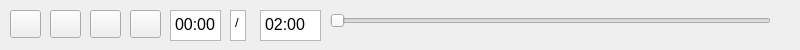
<?xml version="1.0" encoding="UTF-8"?>
<ui version="4.0">
 <class>ReplaySeekBar</class>
 <widget class="QWidget" name="ReplaySeekBar">
  <property name="geometry">
   <rect>
    <x>0</x>
    <y>0</y>
    <width>800</width>
    <height>50</height>
   </rect>
  </property>
  <property name="windowTitle">
   <string>ReplaySeekBar</string>
  </property>
  <widget class="QSlider" name="SeekBar">
   <property name="geometry">
    <rect>
     <x>330</x>
     <y>10</y>
     <width>441</width>
     <height>22</height>
    </rect>
   </property>
   <property name="orientation">
    <enum>Qt::Horizontal</enum>
   </property>
  </widget>
  <widget class="QPushButton" name="PlayPauseButton">
   <property name="geometry">
    <rect>
     <x>10</x>
     <y>10</y>
     <width>31</width>
     <height>28</height>
    </rect>
   </property>
   <property name="text">
    <string/>
   </property>
   <property name="icon">
    <iconset>
     <normaloff>../../media/icons/play.png</normaloff>
     <normalon>../../media/icons/pause.png</normalon>../../media/icons/play.png</iconset>
   </property>
  </widget>
  <widget class="QPushButton" name="StopButton">
   <property name="geometry">
    <rect>
     <x>50</x>
     <y>10</y>
     <width>31</width>
     <height>28</height>
    </rect>
   </property>
   <property name="text">
    <string/>
   </property>
   <property name="icon">
    <iconset>
     <normaloff>../../media/icons/play.png</normaloff>
     <normalon>../../media/icons/pause.png</normalon>../../media/icons/play.png</iconset>
   </property>
  </widget>
  <widget class="QPushButton" name="SkipBackButton">
   <property name="geometry">
    <rect>
     <x>90</x>
     <y>10</y>
     <width>31</width>
     <height>28</height>
    </rect>
   </property>
   <property name="text">
    <string/>
   </property>
   <property name="icon">
    <iconset>
     <normaloff>../../media/icons/play.png</normaloff>
     <normalon>../../media/icons/pause.png</normalon>../../media/icons/play.png</iconset>
   </property>
  </widget>
  <widget class="QPushButton" name="SkipForwardButton">
   <property name="geometry">
    <rect>
     <x>130</x>
     <y>10</y>
     <width>31</width>
     <height>28</height>
    </rect>
   </property>
   <property name="text">
    <string/>
   </property>
   <property name="icon">
    <iconset>
     <normaloff>../../media/icons/play.png</normaloff>
     <normalon>../../media/icons/pause.png</normalon>../../media/icons/play.png</iconset>
   </property>
  </widget>
  <widget class="QTextEdit" name="TimeElapsed">
   <property name="geometry">
    <rect>
     <x>170</x>
     <y>10</y>
     <width>51</width>
     <height>31</height>
    </rect>
   </property>
   <property name="verticalScrollBarPolicy">
    <enum>Qt::ScrollBarAlwaysOff</enum>
   </property>
   <property name="horizontalScrollBarPolicy">
    <enum>Qt::ScrollBarAlwaysOff</enum>
   </property>
   <property name="html">
    <string>&lt;!DOCTYPE HTML PUBLIC &quot;-//W3C//DTD HTML 4.0//EN&quot; &quot;http://www.w3.org/TR/REC-html40/strict.dtd&quot;&gt;
&lt;html&gt;&lt;head&gt;&lt;meta name=&quot;qrichtext&quot; content=&quot;1&quot; /&gt;&lt;style type=&quot;text/css&quot;&gt;
p, li { white-space: pre-wrap; }
&lt;/style&gt;&lt;/head&gt;&lt;body style=&quot; font-family:'MS Shell Dlg 2'; font-size:7.8pt; font-weight:400; font-style:normal;&quot;&gt;
&lt;p style=&quot; margin-top:0px; margin-bottom:0px; margin-left:0px; margin-right:0px; -qt-block-indent:0; text-indent:0px;&quot;&gt;&lt;span style=&quot; font-size:12pt;&quot;&gt;00:00&lt;/span&gt;&lt;/p&gt;&lt;/body&gt;&lt;/html&gt;</string>
   </property>
  </widget>
  <widget class="QTextEdit" name="textEdit_2">
   <property name="geometry">
    <rect>
     <x>230</x>
     <y>10</y>
     <width>16</width>
     <height>31</height>
    </rect>
   </property>
   <property name="verticalScrollBarPolicy">
    <enum>Qt::ScrollBarAlwaysOff</enum>
   </property>
   <property name="horizontalScrollBarPolicy">
    <enum>Qt::ScrollBarAlwaysOff</enum>
   </property>
   <property name="html">
    <string>&lt;!DOCTYPE HTML PUBLIC &quot;-//W3C//DTD HTML 4.0//EN&quot; &quot;http://www.w3.org/TR/REC-html40/strict.dtd&quot;&gt;
&lt;html&gt;&lt;head&gt;&lt;meta name=&quot;qrichtext&quot; content=&quot;1&quot; /&gt;&lt;style type=&quot;text/css&quot;&gt;
p, li { white-space: pre-wrap; }
&lt;/style&gt;&lt;/head&gt;&lt;body style=&quot; font-family:'MS Shell Dlg 2'; font-size:7.8pt; font-weight:400; font-style:normal;&quot;&gt;
&lt;p style=&quot; margin-top:0px; margin-bottom:0px; margin-left:0px; margin-right:0px; -qt-block-indent:0; text-indent:0px;&quot;&gt;&lt;span style=&quot; font-size:10pt;&quot;&gt;/&lt;/span&gt;&lt;/p&gt;&lt;/body&gt;&lt;/html&gt;</string>
   </property>
   <property name="placeholderText">
    <string/>
   </property>
  </widget>
  <widget class="QTextEdit" name="TotalTime">
   <property name="geometry">
    <rect>
     <x>260</x>
     <y>10</y>
     <width>61</width>
     <height>31</height>
    </rect>
   </property>
   <property name="verticalScrollBarPolicy">
    <enum>Qt::ScrollBarAlwaysOff</enum>
   </property>
   <property name="horizontalScrollBarPolicy">
    <enum>Qt::ScrollBarAlwaysOff</enum>
   </property>
   <property name="html">
    <string>&lt;!DOCTYPE HTML PUBLIC &quot;-//W3C//DTD HTML 4.0//EN&quot; &quot;http://www.w3.org/TR/REC-html40/strict.dtd&quot;&gt;
&lt;html&gt;&lt;head&gt;&lt;meta name=&quot;qrichtext&quot; content=&quot;1&quot; /&gt;&lt;style type=&quot;text/css&quot;&gt;
p, li { white-space: pre-wrap; }
&lt;/style&gt;&lt;/head&gt;&lt;body style=&quot; font-family:'MS Shell Dlg 2'; font-size:7.8pt; font-weight:400; font-style:normal;&quot;&gt;
&lt;p style=&quot; margin-top:0px; margin-bottom:0px; margin-left:0px; margin-right:0px; -qt-block-indent:0; text-indent:0px;&quot;&gt;&lt;span style=&quot; font-size:12pt;&quot;&gt;02:00&lt;/span&gt;&lt;/p&gt;&lt;/body&gt;&lt;/html&gt;</string>
   </property>
  </widget>
 </widget>
 <resources/>
 <connections/>
</ui>
